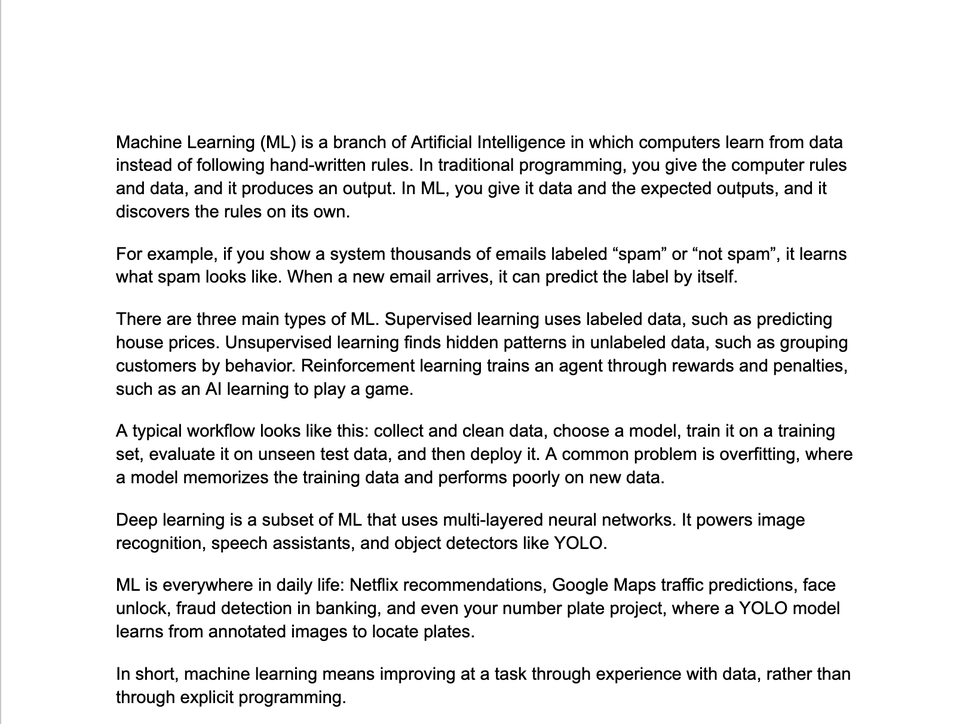
#> input picture sample_data/image.png, 975 x 724 px, shrunk from 1632 x 1212 before the run
$ python OCR.py
#> lines starting #> are read from the running program, lines starting #| are printed output that depends on the picture; after the words box and inside, x2 and y2 are one past the last pixel; in counts of white or black regions, pixels touching at a corner belong together
import cv2
import pytesseract
from pathlib import Path


# ==========================================
# STEP 1: IMAGE PATH
# ==========================================

image_path = Path("sample_data/image.png")


# ==========================================
# STEP 2: LOAD IMAGE
# ==========================================

image = cv2.imread(str(image_path))
#> image is the input picture: shape (724, 975, 3); mean B, G, R 236.8, 236.8, 236.8

if image is None:
    raise FileNotFoundError(
        f"Image not found: {image_path}\n"
        "Please check the image path and filename."
    )

print("Image loaded successfully!")
print(f"Image dimensions: {image.shape[1]} x {image.shape[0]}")
#| Image dimensions: 975 x 724


# ==========================================
# STEP 3: GRAYSCALE CONVERSION
# ==========================================

gray_image = cv2.cvtColor(image, cv2.COLOR_BGR2GRAY)

print("Grayscale conversion completed!")


# ==========================================
# STEP 4: NOISE REDUCTION
# ==========================================

denoised_image = cv2.medianBlur(gray_image, 3)
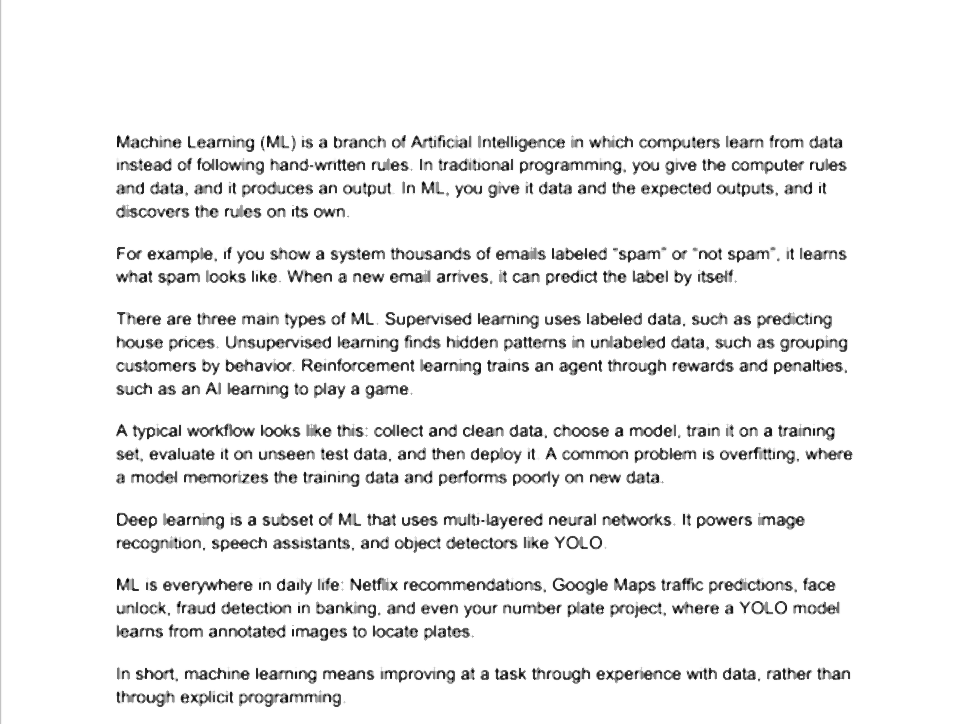
#> denoised_image: shape (724, 975); min 0, max 255, mean 239.8

print("Noise reduction completed!")


# ==========================================
# STEP 5: THRESHOLDING
# ==========================================

_, threshold_image = cv2.threshold(
    denoised_image,
    0,
    255,
    cv2.THRESH_BINARY + cv2.THRESH_OTSU
)
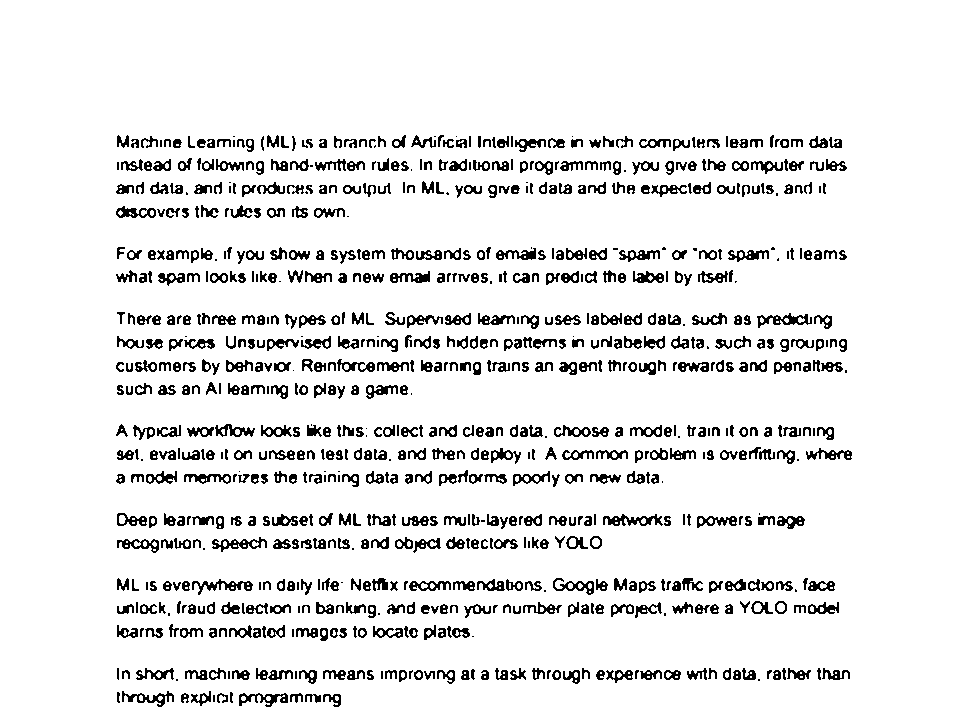
#> threshold_image: shape (724, 975); 91.5% white; black in thin lines or dots, all inside (x1, y1, x2, y2) = (116, 135, 852, 707)

print("Thresholding completed!")


# ==========================================
# STEP 6: DISPLAY IMAGE COMPARISON
# ==========================================

# cv2.imshow("Original Image", image)
# cv2.imshow("Grayscale Image", gray_image)
# cv2.imshow("Threshold Image", threshold_image)

# print("\nPress any key on the image window to continue...")

# cv2.waitKey(0)
# cv2.destroyAllWindows()


# ==========================================
# STEP 7: OCR ON ORIGINAL IMAGE
# ==========================================

#> (the run stopped early here; a loop or call above may not have finished)

$ run again, with sample_data/answer_sheet.jpg saved as sample_data/image.png
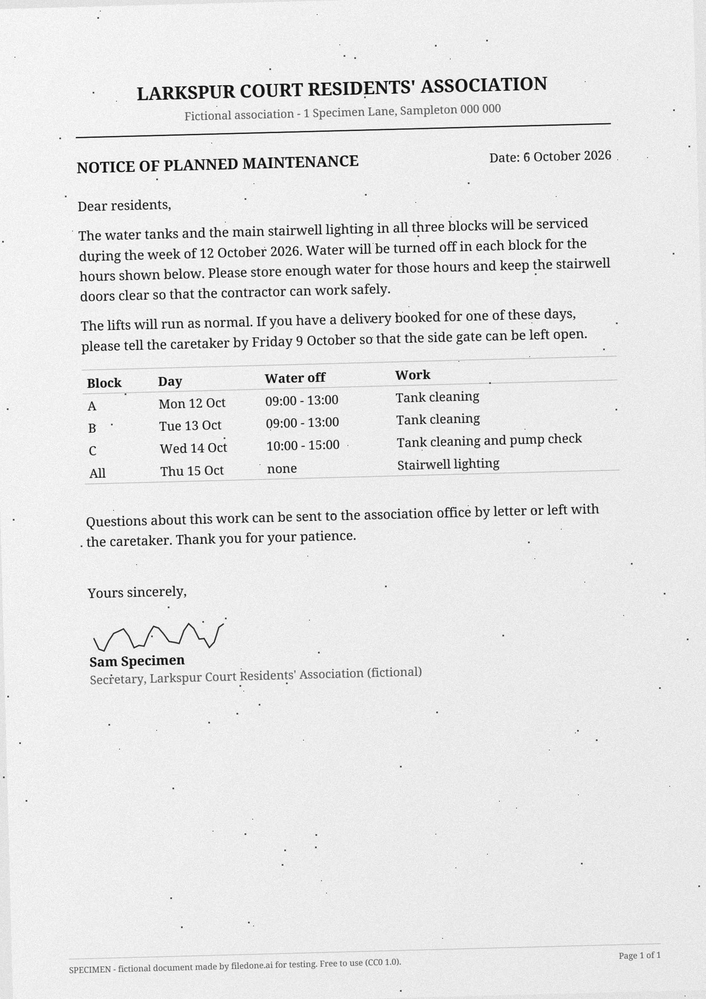
#> input picture sample_data/answer_sheet.jpg, 706 x 999 px, shrunk from 1654 x 2339 before the run
#> image is the input picture: shape (999, 706, 3); min 0, max 255, mean 230.6
#| Image dimensions: 706 x 999
#> `denoised_image = cv2.medianBlur(gray_image, 3)`:
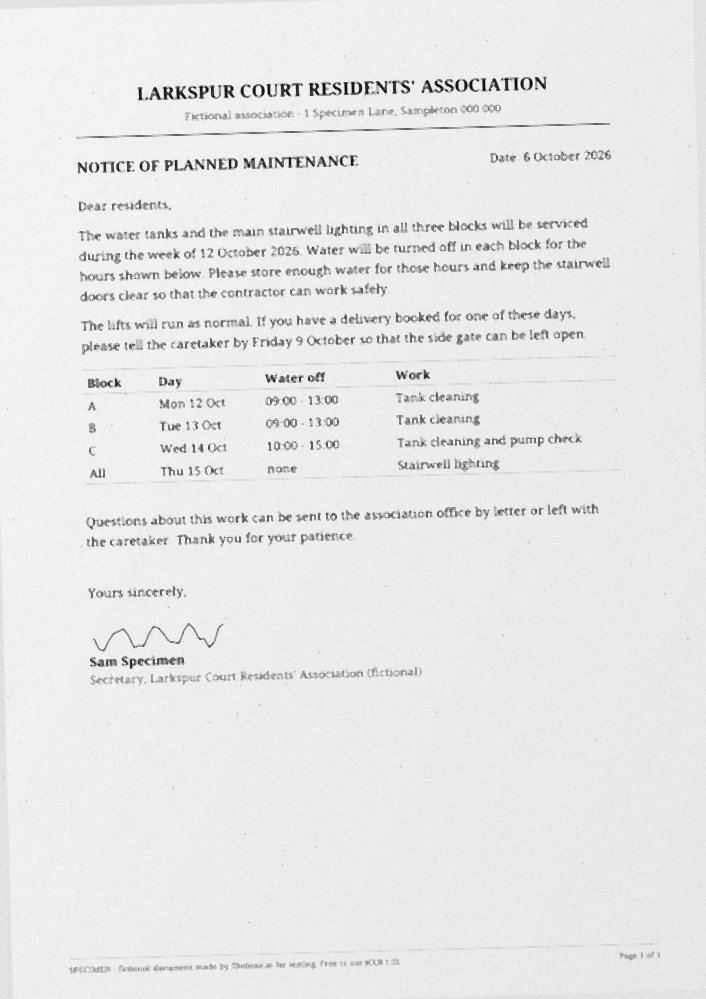
#> denoised_image: shape (999, 706); min 15, max 255, mean 232
#> `_, threshold_image = cv2.threshold( denoised_image, 0, 255, cv2.THRESH..`:
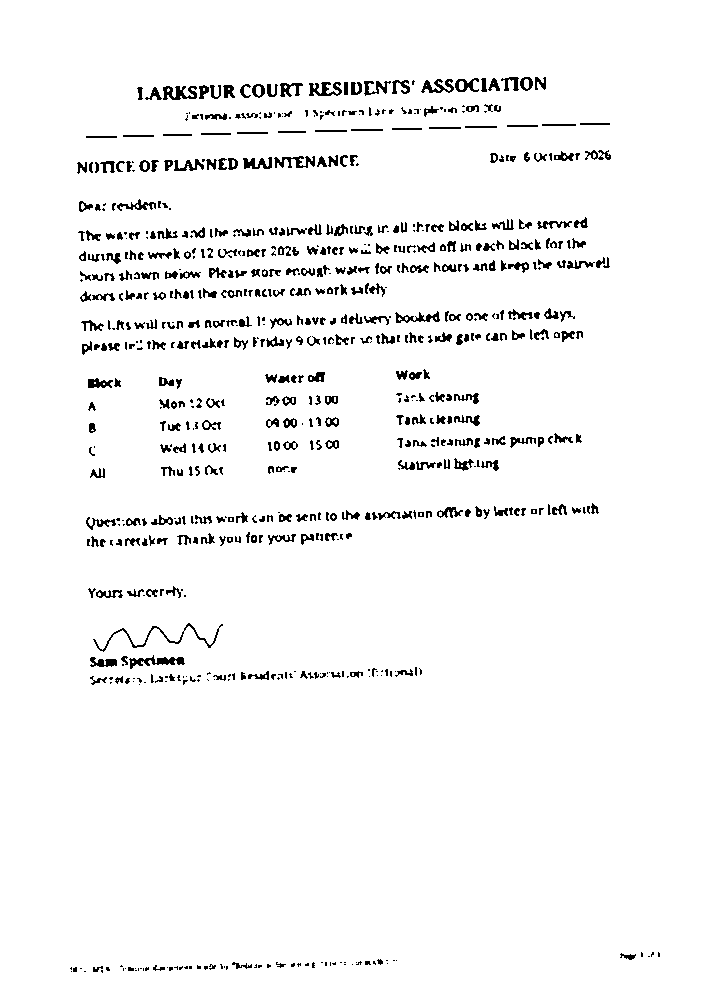
#> threshold_image: shape (999, 706); 96% white; black in thin lines or dots, all inside (x1, y1, x2, y2) = (70, 77, 660, 973)
